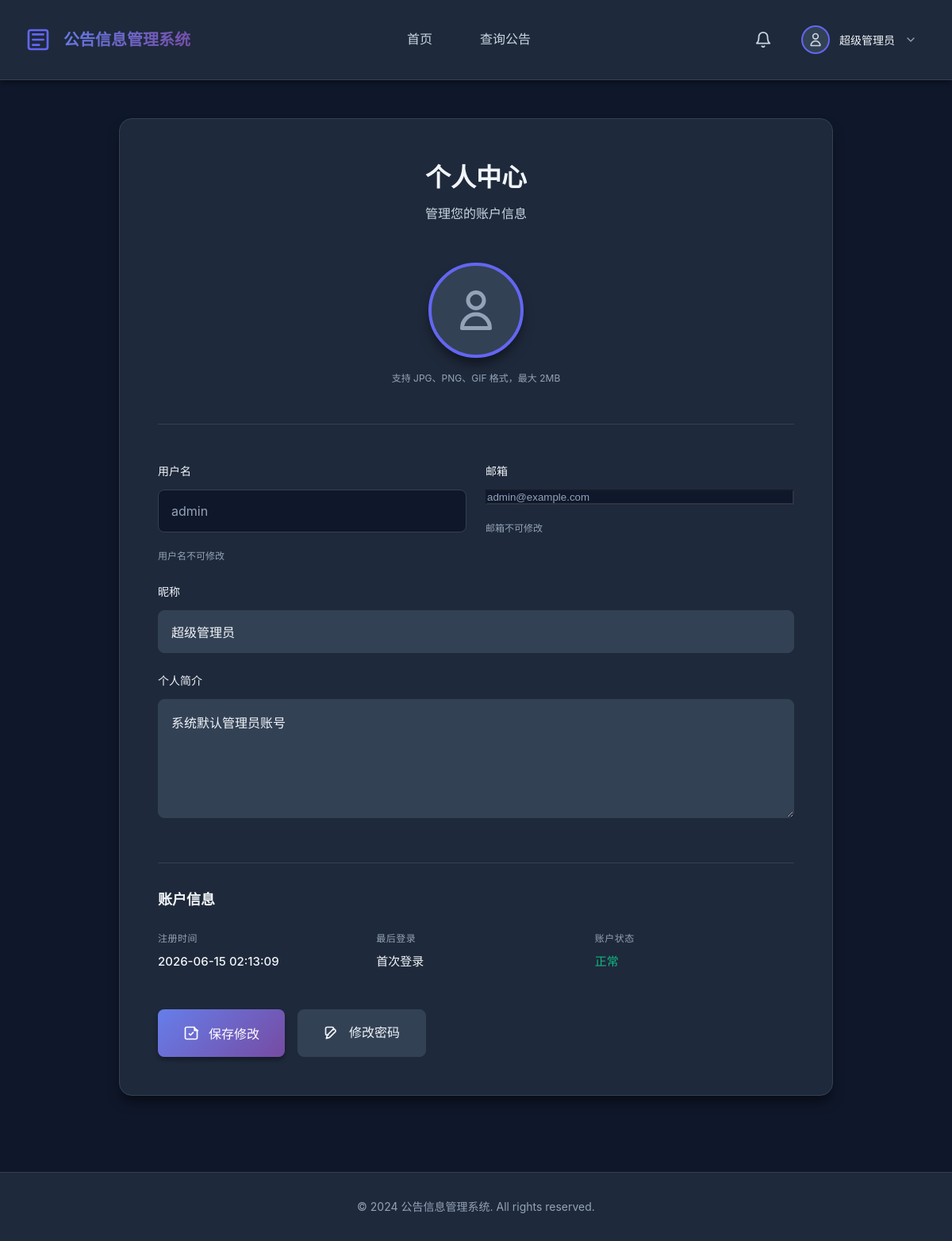
The app's page /profile.php (signed in) with its own data.
### tables this page shows
CREATE TABLE IF NOT EXISTS users (
    id INT AUTO_INCREMENT PRIMARY KEY,
    username VARCHAR(50) NOT NULL UNIQUE COMMENT '用户名',
    email VARCHAR(100) NOT NULL UNIQUE COMMENT '邮箱',
    password VARCHAR(255) NOT NULL COMMENT '加密后的密码',
    avatar_url VARCHAR(255) DEFAULT NULL COMMENT '头像URL',
    nickname VARCHAR(50) DEFAULT NULL COMMENT '昵称',
    bio VARCHAR(255) DEFAULT NULL COMMENT '个人简介',
    register_time DATETIME DEFAULT CURRENT_TIMESTAMP COMMENT '注册时间',
    last_login_time DATETIME DEFAULT NULL COMMENT '最后登录时间',
    last_login_ip VARCHAR(45) DEFAULT NULL COMMENT '最后登录IP',
    status ENUM('active', 'inactive', 'banned') DEFAULT 'active' COMMENT '状态',
    reset_token VARCHAR(255) DEFAULT NULL COMMENT '密码重置令牌',
    reset_token_expire DATETIME DEFAULT NULL COMMENT '重置令牌过期时间',
    INDEX idx_username (username),
    INDEX idx_email (email),
    INDEX idx_status (status)
);

### www/common.php (called while the page is built, shortened)
<?php
function get_logged_in_user() {
    $conn = getConnection();
    $stmt = $conn->prepare("SELECT id, username, email, avatar_url, nickname, bio, register_time, last_login_time, status FROM users WHERE id = ?");
    $stmt->bind_param("i", $_SESSION['user_id']);
    $stmt->execute();
    $result = $stmt->get_result();
    $user = $result->fetch_assoc();
    return $user;
}
?>

### www/profile.php (the view, shortened to what this page needs)
<?php
require_once 'common.php';
?>
<!DOCTYPE html>
<html lang="zh-CN">
<head>
    <link rel="stylesheet" href="style.css">
</head>
<body>
    <?php include 'header.php'; ?>
    <div class="container">
        <div class="main-content">
            <div class="profile-container">
                <div class="profile-header">
                    <h2>个人中心</h2>
                    <p>管理您的账户信息</p>
                </div>
                <div class="profile-content">
                    <div class="profile-avatar-section">
                        <div class="avatar-wrapper">
                            <?php if ($current_user['avatar_url']): ?>
                                <img id="avatarPreview" src="<?php echo htmlspecialchars($current_user['avatar_url']); ?>" alt="头像" class="profile-avatar">
                            <?php else: ?>
                                <div id="avatarPreview" class="profile-avatar-placeholder">
                                </div>
                            <?php endif; ?>
                        </div>
                        <p class="avatar-hint">支持 JPG、PNG、GIF 格式，最大 2MB</p>
                    </div>
                    <form id="profileForm" class="profile-form">
                        <div class="form-row">
                            <div class="form-group">
                                <label for="username">用户名</label>
                                <input type="text" id="username" name="username"
                                       value="<?php echo htmlspecialchars($current_user['username']); ?>" disabled>
                                <small class="form-hint">用户名不可修改</small>
                            </div>
                            <div class="form-group">
                                <label for="email">邮箱</label>
                                <input type="email" id="email" name="email"
                                       value="<?php echo htmlspecialchars($current_user['email']); ?>" disabled>
                                <small class="form-hint">邮箱不可修改</small>
                            </div>
                        </div>
                        <div class="form-row">
                            <div class="form-group">
                                <label for="nickname">昵称</label>
                                <input type="text" id="nickname" name="nickname"
                                       value="<?php echo htmlspecialchars($current_user['nickname'] ?: ''); ?>"
                                       placeholder="请输入昵称（选填）">
                            </div>
                        </div>
                        <div class="form-group">
                            <label for="bio">个人简介</label>
                            <textarea id="bio" name="bio" rows="4"
                                      placeholder="介绍一下自己吧（选填，最多255字）"><?php echo htmlspecialchars($current_user['bio'] ?: ''); ?></textarea>
                        </div>
                        <div class="form-info-section">
                            <h4>账户信息</h4>
                            <div class="info-grid">
                                <div class="info-item">
                                    <span class="info-label">注册时间</span>
                                    <span class="info-value"><?php echo date('Y-m-d H:i:s', strtotime($current_user['register_time'])); ?></span>
                                </div>
                                <div class="info-item">
                                    <span class="info-label">最后登录</span>
                                    <span class="info-value"><?php echo $current_user['last_login_time'] ? date('Y-m-d H:i:s', strtotime($current_user['last_login_time'])) : '首次登录'; ?></span>
                                </div>
                                <div class="info-item">
                                    <span class="info-label">账户状态</span>
                                    <span class="info-value status-<?php echo $current_user['status']; ?>">
                                        <?php
                                            $status_map = ['active' => '正常', 'inactive' => '未激活', 'banned' => '已封禁'];
                                            echo $status_map[$current_user['status']];
                                        ?>
                                    </span>
                                </div>
                            </div>
                        </div>
                        <div class="form-actions">
                            <button type="submit" class="btn btn-primary">
                                保存修改
                            </button>
                            <a href="change_password.php" class="btn btn-secondary">
                                修改密码
                            </a>
                        </div>
                    </form>
                </div>
            </div>
        </div>
    </div>
    <footer class="footer">
        <div class="container">
            <p>&copy; 2024 公告信息管理系统. All rights reserved.</p>
        </div>
    </footer>
</body>
</html>

### www/header.php (shortened to what this page needs)
<?php
require_once 'common.php';
$current_user = get_logged_in_user();
$current_page = basename($_SERVER['PHP_SELF']);
?>
<nav class="navbar">
    <div class="container">
        <div class="nav-brand">
            <h1>公告信息管理系统</h1>
        </div>
        <ul class="nav-menu">
            <li><a href="index.php" class="<?php echo $current_page == 'index.php' ? 'active' : ''; ?>">首页</a></li>
            <li><a href="search_notice.php" class="<?php echo $current_page == 'search_notice.php' ? 'active' : ''; ?>">查询公告</a></li>
        </ul>
        <div class="nav-user">
            <?php if ($current_user): ?>
                <div class="message-notification">
                    <button class="message-bell-btn" onclick="toggleMessagePanel()">
                    </button>
                </div>
                <div class="user-dropdown">
                    <button class="user-avatar-btn" onclick="toggleUserMenu()">
                        <?php if ($current_user['avatar_url']): ?>
                            <img src="<?php echo htmlspecialchars($current_user['avatar_url']); ?>" alt="头像" class="user-avatar">
                        <?php else: ?>
                            <div class="user-avatar-placeholder">
                            </div>
                        <?php endif; ?>
                        <span class="user-name"><?php echo htmlspecialchars($current_user['nickname'] ?: $current_user['username']); ?></span>
                        <svg class="dropdown-arrow" viewBox="0 0 24 24" fill="none" xmlns="http://www.w3.org/2000/svg">
                            <path d="M6 9L12 15L18 9" stroke="currentColor" stroke-width="2" stroke-linecap="round" stroke-linejoin="round"/>
                        </svg>
                    </button>
                </div>
            <?php endif; ?>
        </div>
    </div>
</nav>

### records on screen
users: nickname "超级管理员", username "admin", email "admin@example.com", bio "系统默认管理员账号", register_time "2026-06-15 02:13:09", status "正常"
